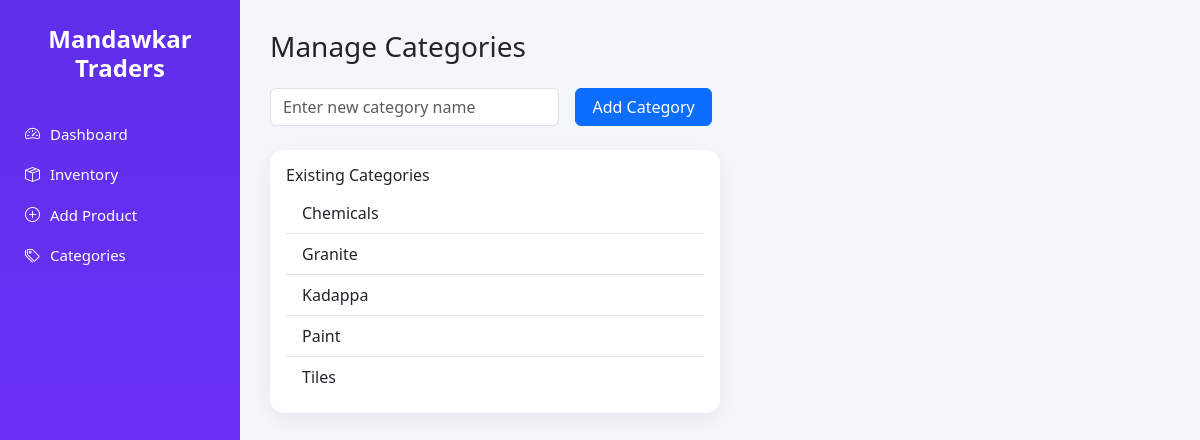
The page /categories on the database its author committed.
### tables this page shows
CREATE TABLE categories (
            id INTEGER PRIMARY KEY AUTOINCREMENT,
            name TEXT UNIQUE NOT NULL
        );

### app.py (the view, shortened to what this page needs)
@app.route("/categories", methods=["GET", "POST"])
def categories():
    conn = get_connection()
    cursor = conn.cursor()
    cursor.execute("SELECT * FROM categories ORDER BY name")
    categories = cursor.fetchall()
    conn.close()
    return render_template("categories.html", categories=categories)

### utils/db.py (called while the page is built)
def get_connection():
    return sqlite3.connect(DB_NAME)

### templates/categories.html
{% extends "base.html" %}
{% block content %}
<h3 class="mb-4">Manage Categories</h3>
<form method="POST" class="row g-3 mb-4">
    <div class="col-md-4">
        <input
            name="name"
            class="form-control"
            placeholder="Enter new category name"
            required>
    </div>
    <div class="col-md-2">
        <button class="btn btn-primary w-100">
            Add Category
        </button>
    </div>
</form>
<div class="card p-3 w-50">
    <h6>Existing Categories</h6>
    <ul class="list-group list-group-flush">
        {% for c in categories %}
        <li class="list-group-item">{{ c[1] }}</li>
        {% endfor %}
    </ul>
</div>
{% endblock %}

### static/css/theme.css (style rules this page uses)
body { margin: 0; font-family: 'Segoe UI', sans-serif; background: #f5f6fa; }
.card { border-radius: 14px; border: none; box-shadow: 0 6px 20px rgba(0,0,0,0.06); }

### rows shown on the page
categories: name "Chemicals"
categories: name "Granite"
categories: name "Kadappa"
categories: name "Paint"
categories: name "Tiles"
